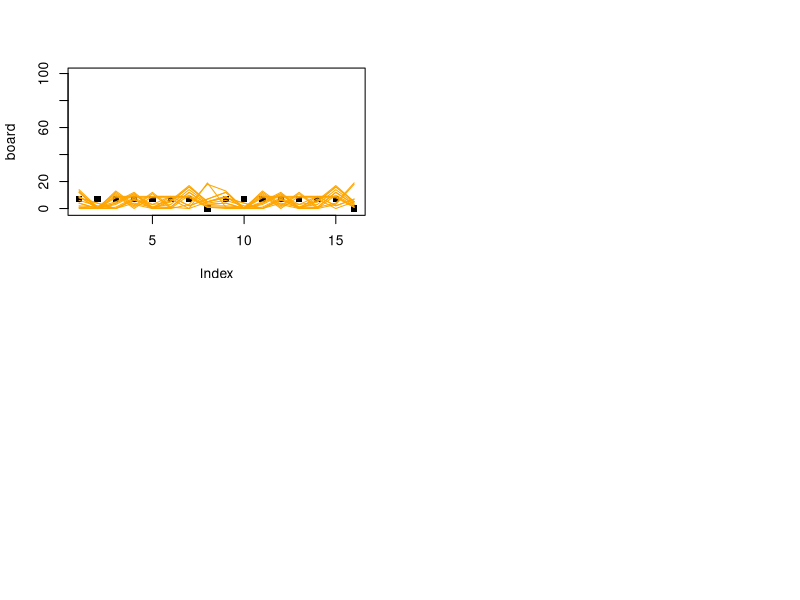

Recreate this plot in R.
board  = c( 7, 7, 7, 7, 7, 7, 7, 0,
	     	7, 7, 7, 7, 7, 7, 7, 0)			# Initialize board.
par(mfrow=c(2,2))
plot(board, ylim = c(-1, 100), pch = 15)

pepe = T
pilar = T

housep = sample(1:7, 1)
houser = sample(9:15, 1)
print(c(housep, houser))
shellsp = board[housep]	
shellsr = board[houser]
dropsp = rep(F, 16)
dropsr = rep(F, 16)
board[housep] = 0
board[houser] = 0
print(board)

while (pepe & pilar) {
while (shellsp > 0) {						
while ((housep+1) < 16 & shellsp > 0) {		
	dropsp[(housep+1)] = T						
	housep = housep + 1
	shellsp = shellsp - 1
	}
stopp = housep
board = board + dropsp
dropsp = rep(F, 16)
housep = 0
}
print(board)

while (shellsr > 0) {
while ((houser + 1) <= 16 & shellsr > 0) {
	if ((houser + 1) == 8) houser = houser + 1 else houser = houser
	dropsr[(houser+1)] = T						
	houser = houser + 1
	shellsr = shellsr - 1
	}	
stopr = houser
board = board + dropsr
dropsr = rep(F, 16)
houser = 0
}
print(board)
print(sum(board))
if (stopp == 8) {
	if (sum(board[1:7]) > 0) {
	pepe = T
	housep = sample((which(board[1:7] > 0)), 1)
	shellsp = board[housep]
	dropsp = rep(F, 16)
	board[housep] = 0
	} else pepe = F
	} else {
	if (board[stopp] > 1) {
		pepe = T
		housep = stopp
		shellsp = board[stopp]
		dropsp = rep(F, 16)
		board[stopp] = 0
		} else {
			pepe = F
			if ((stopp < 8) & (board[(8-stopp)*2 + stopp] > 0)) {
				board[8] = board[8] + board[(8-stopp)*2 + stopp] + 1
				board[(8-stopp)*2 + stopp] = 0
				board[stopp] = 0 
				}
			}
		}
if (stopr == 16) {
	if (sum(board[9:15]) > 0) {
	pilar = T
	houser = sample((which(board[9:15]>0)), 1) + 8
	shellsr = board[houser]
	dropsr = rep(F, 16)
	board[houser] = 0
	} else pilar = F
	} else {
	if (board[stopr] > 1) {
		pilar = T
		houser = stopr
		shellsr = board[stopr]
		dropsr = rep(F, 16)
		board[stopr] = 0
		} else {
			pilar = F
			if ((stopr > 8) & (board[stopr - (stopr-8)*2] > 0)) { 
				board[16] = board[16] + board[stopr - (stopr-8)*2] + 1
				board[stopr - (stopr-8)*2] = 0
				board[stopr] = 0
				}
			}
		}
print(paste(stopp, shellsp, housep, pepe))
print(paste(stopr, shellsr, houser, pilar))
print(board)
print(sum(board) + shellsr + shellsp)
lines(board, col = 'orange')

if (sum(c(pepe, pilar)) == 0) {
pepe = T
pilar = T

housep = sample((which(board[1:7] > 0)), 1)
houser = sample((which(board[9:15] > 0)), 1) + 8
shellsp = board[housep]	
shellsr = board[houser]
dropsp = rep(F, 16)
dropsr = rep(F, 16)
board[housep] = 0
board[houser] = 0
}
}

#pilar's turn.
# while (pilar) {
# while (shellsr > 0) {
# while ((houser + 1) <= 16 & shellsr > 0) {
	# if ((houser + 1) == 8) houser = houser + 1 else houser = houser
	# dropsr[(houser+1)] = T						
	# houser = houser + 1
	# shellsr = shellsr - 1
	# }	
# stopr = houser
# board = board + dropsr
# dropsr = rep(F, 16)
# houser = 0
# }
# print(board)
# if (stopr == 16) {
	# if (sum(board[9:15]) > 0) {
		# pilar = T
		# houser = sample((which(board[9:15]>0)), 1) + 8
		# shellsr = board[houser]
		# dropsr = rep(F, 16)
		# board[houser] = 0
	# } else {
		# if (sum(board[1:7]) > 0) {
			# pilar = F
			# pepe = T
			# housep = sample((which(board[1:7] > 0)), 1)
			# shellsp = board[housep]
			# dropsp = rep(F, 16)
			# board[housep] = 0
		# } else {
			# pilar = F
			# pepe = F
		# }
	# }
# } else {
	# if (board[stopr] > 1) {
		# pilar = T
		# houser = stopr
		# shellsr = board[stopr]
		# dropsr = rep(F, 16)
		# board[stopr] = 0
	# } else {
		# if (stopr < 8) {
			# pilar = F
			# pepe = T
			# housep = sample((which(board[1:7] > 0)), 1)
			# shellsp = board[housep]
			# dropsp = rep(F, 16)
			# board[housep] = 0
		# } else {
			# if ((sum(board[1:7])- board[stopr - (stopr-8)*2]) > 0) {
				# if (board[stopr - (stopr-8)*2] == 0) {
					# pilar = F
					# pepe = T
					# housep = sample((which(board[1:7] > 0)), 1)
					# shellsp = board[housep]
					# dropsp = rep(F, 16)
					# board[housep] = 0
				# } else {
					# pilar = F
					# board[16] = board[16] + board[stopr - (stopr-8)*2] + 1
					# board[stopr - (stopr-8)*2] = 0
					# board[stopr] = 0
					# pepe = T
					# housep = sample((which(board[1:7] > 0)), 1)
					# shellsp = board[housep]
						# dropsp = rep(F, 16)
					# board[housep] = 0
				# }
			# } else {
				# pilar = T
				# houser = stopr
				# shellsr = board[stopr]
				# dropsr = rep(F, 16)
				# board[stopr] = 0
			# }
		# }
	# }
# }
# }

# pepe's turn. also works.
while (pepe) {
while (shellsp > 0) {						
while ((housep+1) < 16 & shellsp > 0) {		
	dropsp[(housep+1)] = T						
	housep = housep + 1
	shellsp = shellsp - 1
	}
stopp = housep
board = board + dropsp
dropsp = rep(F, 16)
housep = 0
}
print(board)
if (stopp == 8) {
	if (sum(board[1:7]) > 0) {
		pepe = T
		housep = sample((which(board[1:7] > 0)), 1)
		shellsp = board[housep]
		dropsp = rep(F, 16)
		board[housep] = 0
	} else {
		if (sum(board[9:15]) > 0) {
			pepe = F
			pilar = T
			houser = sample((which(board[9:15]>0)), 1) + 8
			shellsr = board[houser]
			dropsr = rep(F, 16)
			board[houser] = 0
		} else {
			pilar = F
			pepe = F
		}
	}
} else {
	if (board[stopp] > 1) {
		pepe = T
		housep = stopp
		shellsp = board[stopp]
		dropsp = rep(F, 16)
		board[stopp] = 0
	} else {
		if (stopp > 8) {
			pepe = F
			pilar = T
			houser = sample((which(board[9:15]>0)), 1) + 8
			shellsr = board[houser]
			dropsr = rep(F, 16)
			board[houser] = 0
		} else {
			if ((sum(board[9:15])- board[(8-stopp)*2 + stopp]) > 0) { 
				if (board[(8-stopp)*2 + stopp] == 0) {
					pepe = F
					pilar = T
					houser = sample((which(board[9:15]>0)), 1) + 8
					shellsr = board[houser]
					dropsr = rep(F, 16)
					board[houser] = 0
				} else {
					pepe = F
					board[8] = board[8] + board[(8-stopp)*2 + stopp] + 1
					board[(8-stopp)*2 + stopp] = 0
					board[stopp] = 0 
					pilar = T
					houser = sample((which(board[9:15]>0)), 1) + 8
					shellsr = board[houser]
					dropsr = rep(F, 16)
					board[houser] = 0
				}
			} else {
				pepe = T
				housep = sample((which(board[1:7] > 0)), 1)
				shellsp = board[housep]
				dropsp = rep(F, 16)
				board[housep] = 0
			}
		}
	}
}
}
